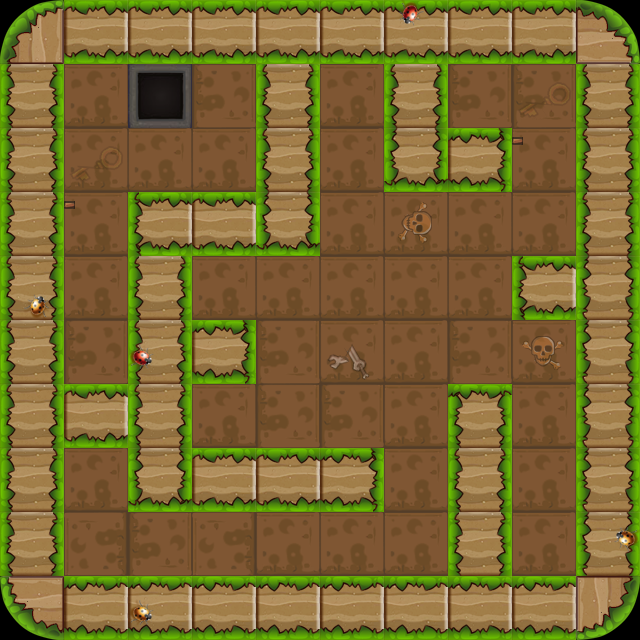

A level layout from a 2D game, rendered from its tile map. Below: a short description, then the map file with tile-grid data replaced by summaries:
An orthogonal 10x10 tile map with 64x64 px tiles, 3 tile layers (bg1, fg1, fg2) and 30 objects (14x wall, 8x enemy, 2x banzi, player, door, ...).

<map version="1.0" orientation="orthogonal" renderorder="right-down" width="10" height="10" tilewidth="64" tileheight="64">
 <properties>
  <property name="maxStep" value="24" />
 </properties>
 <tileset firstgid="1" name="lv2map" tilewidth="64" tileheight="64">
  <image source="lv2map.png" width="256" height="256" />
 </tileset>
 <layer name="bg1" width="10" height="10">
  <data>[100 cells, 100 non-empty, 3 distinct tile ids]</data>
 </layer>
 <layer name="fg1" width="10" height="10">
  <data>[100 cells, 59 non-empty, 6 distinct tile ids]</data>
 </layer>
 <layer name="fg2" width="10" height="10">
  <data>[100 cells, 7 non-empty, 3 distinct tile ids]</data>
 </layer>
 <objectgroup name="obj1">
  <object name="wall" x="0" y="0" width="640" height="64" />
  <object name="wall" x="0" y="0" width="64" height="640" />
  <object name="wall" x="576" y="0" width="64" height="640" />
  <object name="wall" x="0" y="576" width="640" height="64" />
  <object name="wall" x="128" y="320" width="128" height="64" />
  <object name="wall" x="384" y="128" width="128" height="64" />
  <object name="player" x="64" y="512" width="64" height="64" />
  <object name="enemy" x="64" y="64" width="64" height="64" />
  <object name="door" x="192" y="64" width="64" height="64" />
  <object name="key" x="320" y="64" width="64" height="64">
   <properties>
    <property name="active" value="false" />
   </properties>
  </object>
  <object name="wall" x="128" y="192" width="64" height="320" />
  <object name="wall" x="128" y="448" width="256" height="64" />
  <object name="enemy" x="128" y="128" width="64" height="64" />
  <object name="wall" x="128" y="192" width="192" height="64" />
  <object name="enemy" x="448" y="64" width="64" height="64" />
  <object name="dong" x="128" y="64" width="64" height="64" />
  <object name="banzi" x="512" y="128" width="64" height="13" />
  <object name="wall" x="384" y="0" width="64" height="192" />
  <object name="fazhen_A" x="64" y="320" width="64" height="64">
   <properties>
    <property name="target" value="fazhen_B" />
   </properties>
  </object>
  <object name="fazhen_B" x="448" y="64" width="64" height="64">
   <properties>
    <property name="target" value="fazhen_A" />
   </properties>
  </object>
  <object name="enemy" x="64" y="128" width="64" height="64" />
  <object name="enemy" x="192" y="128" width="64" height="64" />
  <object name="wall" x="512" y="256" width="128" height="64" />
  <object name="wall" x="256" y="0" width="64" height="256" />
  <object name="wall" x="64" y="384" width="128" height="64" />
  <object name="wall" x="448" y="384" width="64" height="256" />
  <object name="enemy" x="192" y="384" width="64" height="64" />
  <object name="enemy" x="512" y="512" width="64" height="64" />
  <object name="enemy" x="512" y="448" width="64" height="64" />
  <object name="banzi" x="64" y="192" width="64" height="13" />
 </objectgroup>
</map>
